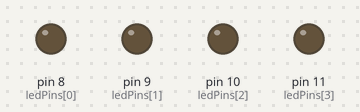
Recording of a sketch running on a simulated Arduino Uno, built with avr-gcc and run on an emulated ATmega328P. Shown: output pins drawn as LEDs (lit = HIGH).

Above: at 0.3 s.
At 1.7 s:
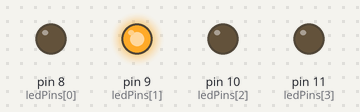
At 3.1 s:
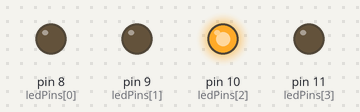
At 6.6 s:
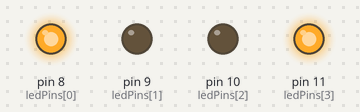
At 10.1 s:
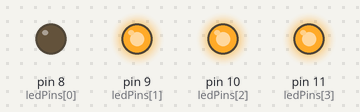
At 13.6 s:
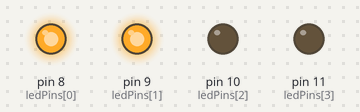
Timing chart, 0 to 14.6 s (numbered marks = the images above):
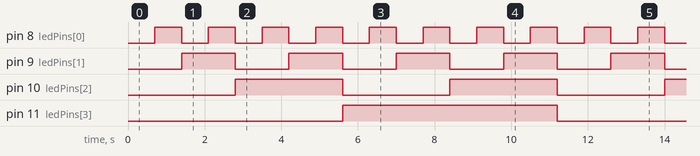

The sketch:

07_binary_counter.ino
```cpp
/*
  07 - Binary Counter
  Four LEDs count from 0 to 15 in binary. An LED that is ON is a 1,
  an LED that is OFF is a 0.

  Wiring (each LED has its own 220 ohm resistor):
    Pin 8  -> LED 1  (the "1s" place, rightmost bit)
    Pin 9  -> LED 2  (the "2s" place)
    Pin 10 -> LED 3  (the "4s" place)
    Pin 11 -> LED 4  (the "8s" place, leftmost bit)

  Example: 5 = 0101 -> LEDs on pins 10 and 8 are ON.
*/

const int NUM_LEDS = 4;
const int ledPins[NUM_LEDS] = {8, 9, 10, 11};

void setup() {
  for (int i = 0; i < NUM_LEDS; i++) {
    pinMode(ledPins[i], OUTPUT);
  }
}

void loop() {
  // Count from 0 to 15 (4 bits)
  for (int number = 0; number < 16; number++) {
    // Check each bit of the number and set the matching LED
    for (int bit = 0; bit < NUM_LEDS; bit++) {
      digitalWrite(ledPins[bit], bitRead(number, bit));
    }
    delay(700);
  }
}
```

Measured:
- by itself, pin 8 (ledPins[0]): alternates HIGH for 0.70 s and LOW for 0.70 s
- by itself, pin 9 (ledPins[1]): alternates HIGH for 1.4 s and LOW for 1.4 s
- by itself, pin 10 (ledPins[2]): alternates HIGH for 2.8 s and LOW for 2.8 s
- by itself, pin 11 (ledPins[3]): alternates HIGH for 5.6 s and LOW for 5.6 s
